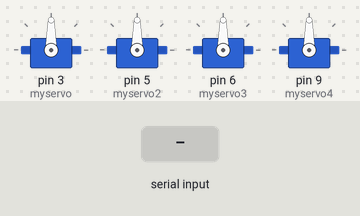
This sketch was run on a simulated Arduino Uno, built with avr-gcc and run on an emulated ATmega328P. On the bench: 4 × servo. The test bench sets the inputs (shaded band).

Above: at 1.2 s.
1.3 s: "90,45\n" received over Serial
At 2.4 s:
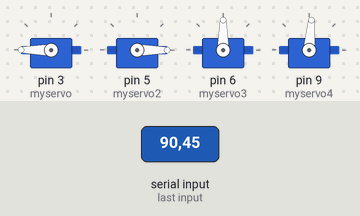
At 7.2 s:
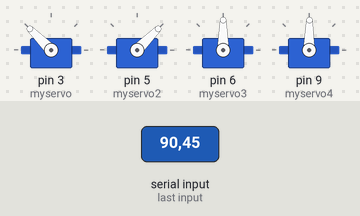
Timing chart, 0 to 13.1 s (numbered marks = the images above; inputs shaded):
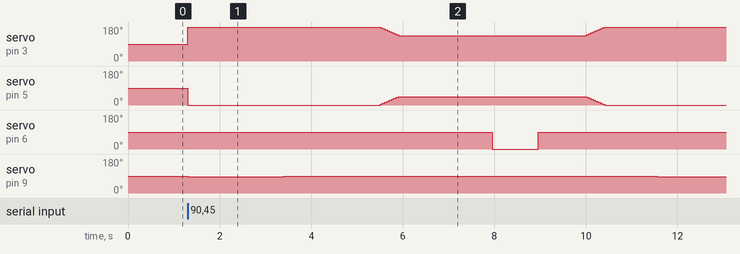

Measured:
- after the input at 1.3 s, servo on pin 6 (myservo3): 90° → 0° after 6.7 s, → 90° 1.0 s later; servo on pin 9 (myservo4): 90° → 85° at once, → 89° 2.1 s later, → 86° 8.1 s later

The sketch:

LCGS_module.ino
```cpp
#include <Servo.h>

Servo myservo;
Servo myservo2;
Servo myservo3;
Servo myservo4;

void setup() {
  Serial.begin(9600);
  myservo.attach(3);   // attaches the servo on pin 3 to the servo object
  myservo2.attach(5);  // attaches the servo on pin 5 to the servo object
  myservo3.attach(6);  // attaches the servo on pin 6 to the servo object
  myservo4.attach(9);  // attaches the servo on pin 9 to the servo object
}

void loop() {
  if (Serial.available() > 0) {
    String angleData = Serial.readStringUntil('\n');  // Read the incoming serial data
    int commaIndex = angleData.indexOf(','); // Find the comma separator
    if (commaIndex > 0) {
      String horAngleStr = angleData.substring(0, commaIndex);
      String vertAngleStr = angleData.substring(commaIndex + 1);
      float hor_angle = horAngleStr.toFloat(); // Convert to float
      float vert_angle = vertAngleStr.toFloat(); // Convert to float

      myservo2.write(0); /// to move upwards... increase servo2 and decrease servo1
      myservo.write(180); ///all in parallel
      myservo3.write(90);
      myservo4.write(85);
      delay(2000);

      if(hor_angle > 85) {
        for(int i = 85; i < hor_angle; i += 2) {
          myservo4.write(i);
          delay(50);
        }
      } else if (hor_angle <= 85) {
        for(int i = 85; i > hor_angle; i -= 2) {
          myservo4.write(i);
          delay(50);
        }
      }
      delay(2000);

      for(int i = 0; i <= vert_angle; i += 5) {
        myservo2.write(i);
        myservo.write(180 - i);
        delay(50);
      }

      delay(2000);
      myservo3.write(0);
      delay(1000);
      myservo3.write(90);
      delay(1000);

      for(int i = (vert_angle / 5) * 5; i >= 0; i -= 5) {
        myservo2.write(i);
        myservo.write(180 - i);
        delay(50);
      }
      delay(1000);

      if(hor_angle > 85) {
        for(int i = (hor_angle / 2) * 2; i >= 85; i -= 2) {
          myservo4.write(i);
          delay(50);
        }
      } else if (hor_angle <= 85) {
        for(int i = (hor_angle / 2) * 2; i <= 85; i += 2) {
          myservo4.write(i);
          delay(50);
        }
      }
    }
  }
}
```
